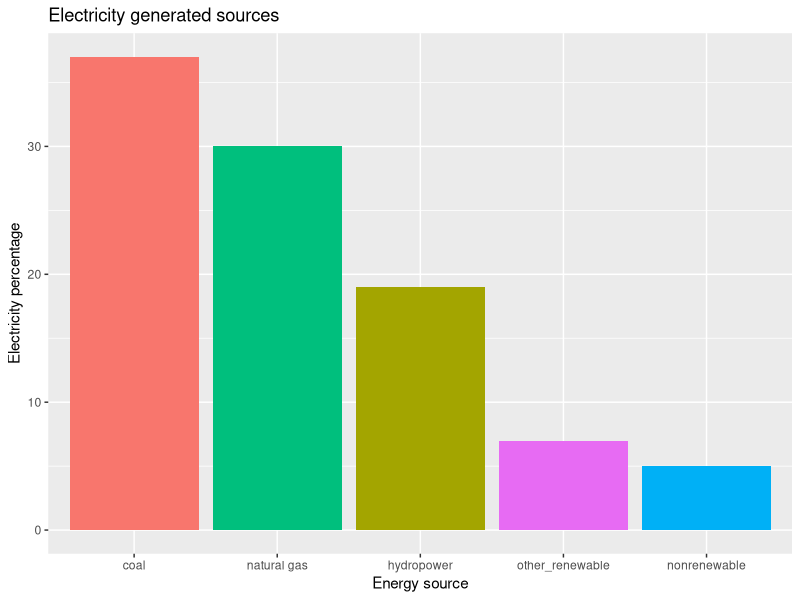
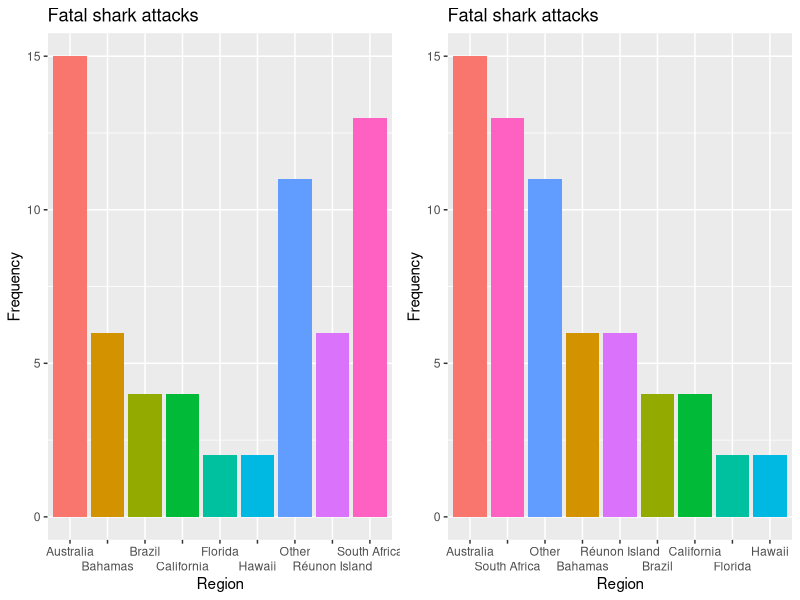
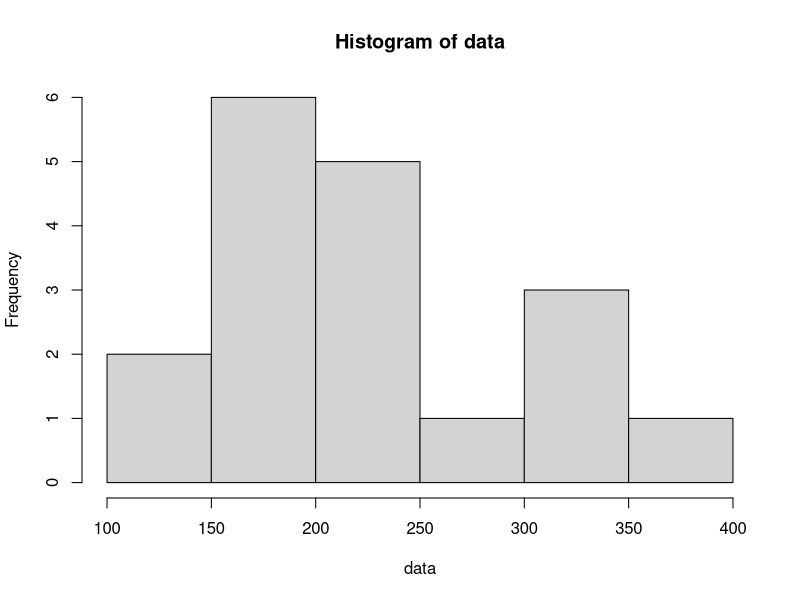
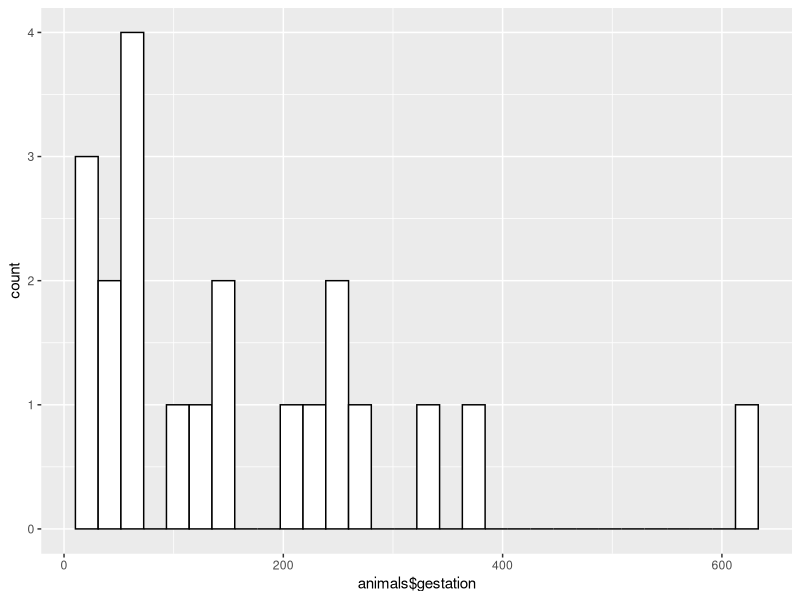
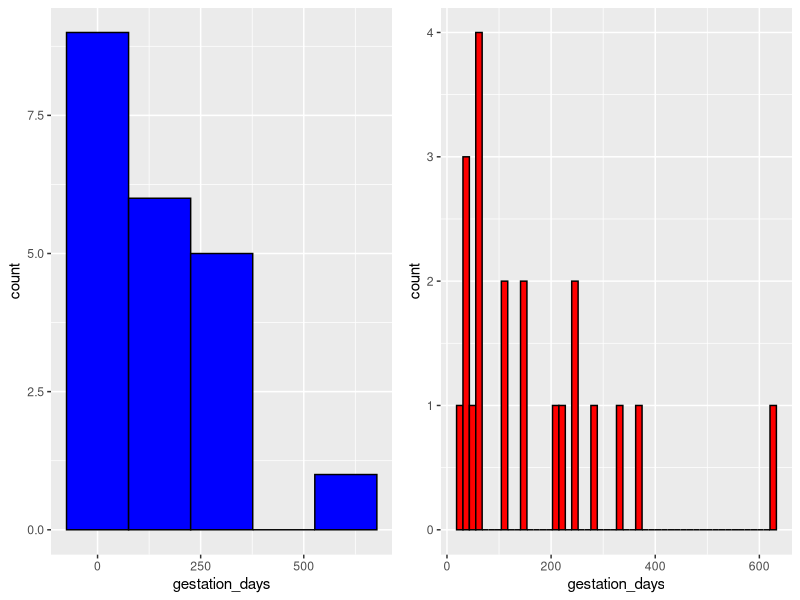

The R source for these figures, in order:
## ---- chunk 1
knitr::opts_chunk$set(echo = FALSE)
## ---- chunk 2
library(tidyverse)
library(ggpubr)
## ---- chunk 3
energy_sources <- tibble(energy_source = c("coal", "natural gas", "hydropower",
                                           "other_renewable", "nonrenewable"),
                         elec_generated_percent = c(37,30,19,7,5))

g <- ggplot(energy_sources, aes(x = reorder(energy_source, -elec_generated_percent), y = elec_generated_percent))
g <- g + geom_bar(aes(fill = energy_source), stat="identity") +
     labs(title="Electricity generated sources",
        x ="Energy source", y = "Electricity percentage") +
     theme(legend.position = "none")
g
## ---- chunk 4
fatal_shark_attacks <- tibble(region = c("Florida", "Hawaii", "California", 
                                    "Australia", "South Africa", "Réunon Island", 
                                    "Brazil", "Bahamas", "Other"),
                         frequency = c(2,2,4,15,13,6,4,6,11))

g <- ggplot(fatal_shark_attacks, aes(x = region, y = frequency))
g <- g + geom_bar(aes(fill = region), stat="identity") +
     labs(title="Fatal shark attacks",
        x ="Region", y = "Frequency") +
     theme(legend.position = "none") +
scale_x_discrete(guide = guide_axis(n.dodge=2))

h <- ggplot(fatal_shark_attacks, aes(x = reorder(region, -frequency), y = frequency))
h <- h + geom_bar(aes(fill = region), stat="identity") +
     labs(title="Fatal shark attacks",
        x ="Region", y = "Frequency") +
     theme(legend.position = "none") +
scale_x_discrete(guide = guide_axis(n.dodge=2))

figures <- ggarrange(g, h,
                    ncol = 2, nrow = 1)
figures
## ---- chunk 5
data <- c(239, 237, 245, 310, 218, 175, 330, 196, 178, 
          245, 255, 190, 330, 124, 162, 190, 386, 145)

stem(data)
## ---- chunk 6
stem(data, scale=2)
## ---- chunk 7
hist(data, breaks = 6, xlim = c(100,400))
## ---- chunk 8
animals <- read_csv("../datasets/Animals.csv")

ggplot() + aes(animals$gestation)+ geom_histogram(colour="black", fill="white")
## ---- chunk 9
gestation_days <- animals$gestation

p <- ggplot() + aes(gestation_days)+ geom_histogram(colour="black", fill="blue", bins = 5)
q <- ggplot() + aes(gestation_days)+ geom_histogram(colour="black", fill="red", bins = 50)

figures <- ggarrange(p, q,
                    ncol = 2, nrow = 1)
figures
